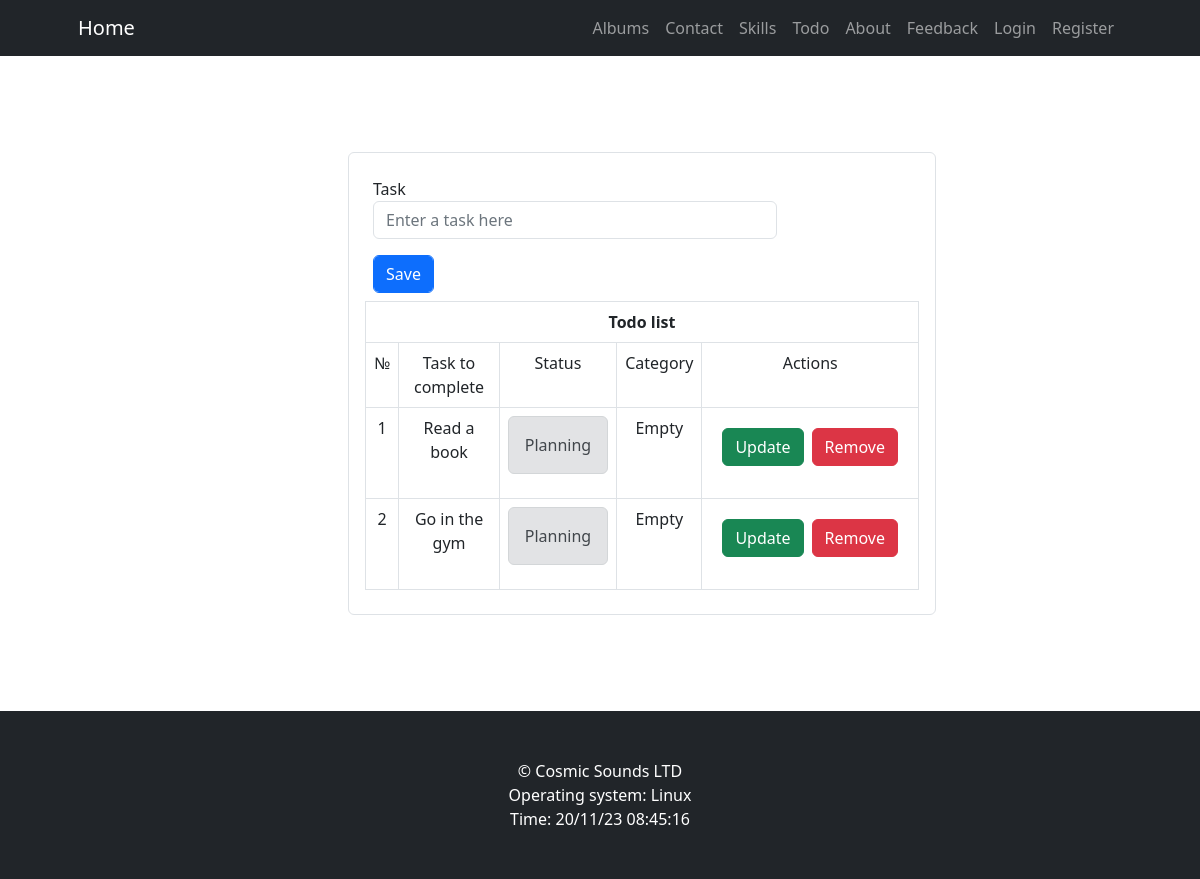
Screenshot of /todo with the database file from the repository.
### app/helpers/database.py (models this page shows, shortened)
class HandleTodos(Todo):
    def show(self):
        todos = db.session.query(Todo)
        return todos

### app/views.py (the view)
@app.route("/todo")
def todo_list():
    title = "Todo list"
    form = TodoForm()
    handle = database.HandleTodos()
    todo = handle.show()
    return render_template("todo.html", title=title, form=form, todo=todo)

### app/forms.py
class TodoForm(FlaskForm):
    task = StringField("Task", validators=[DataRequired(), Length(min=4, max=20)], render_kw={"placeholder": "Enter a task here"})
    save = SubmitField("Save")

### app/views.py (called while the page is built)
@app.context_processor
def base():
    now = datetime.datetime.now()
    time = now.strftime("%d/%m/%y %H:%M:%S")
    menu = [
        {"text": "Albums", "link": url_for("albums")},
        {"text": "Contact", "link": url_for("contact")},
        {"text": "Skills", "link": url_for("skills")},
        {"text": "Todo", "link": url_for("todo_list")},
        {"text": "About", "link": url_for("about")},
        {"text": "Feedback", "link": url_for("feedback")},
        {"text": "Login", "link": url_for("login")},
        {"text": "Register", "link": url_for("register")},
    ]
    return dict(
        platform=platform,
        time=time,
        menu=menu)

### app/templates/todo.html (shortened to what this page needs)
{% extends "base.html" %}
{% import "_fields.html" as field %}
{% block content %}
<div class="container mx-auto p-3">
    <div class="col-md-7 offset-md-3 border rounded p-3">
        <form action="{{ url_for('add_todo') }}" method="post">
            {{ field.todo_form(form) }}
        </form>
        <div class="table-responsive">
            <table aria-describedby="todo" class="table table-bordered mb-2">
                <thead>
                    <th colspan="5" class="text-center">
                        Todo list
                    </th>
                </thead>
                <tr class="text-center">
                    <td>№</td>
                    <td>Task to complete</td>
                    <td>Status</td>
                    <td>Category</td>
                    <td>Actions</td>
                </tr>
                {% for task in todo %}
                <tr class="container text-center">
                    <td>{{ task.id }}</td>
                    <td>{{ task.task }}</td>
                    <td>
                        {% if task.status != "Completed" %}
                        <div class="alert alert-secondary">{{ task.status }}</div>
                        {% else %}
                        <div class="alert alert-success">{{ task.status }}</div>
                        {% endif %}
                    </td>
                    <td>{{ task.category }}</td>
                    <td>
                        <div class="d-flex p-2">
                            <form action="{{ url_for('update_todo', id=task.id) }}" method="post" class="p-1">
                                <input type="submit" value="Update" class="btn btn-success">
                            </form>
                            <form action="{{ url_for('remove_todo', id=task.id) }}" method="post" class="p-1">
                                <input type="submit" value="Remove" class="btn btn-danger">
                            </form>
                        </div>
                    </td>
                </tr>
                {% endfor %}
            </table>
        </div>
    </div>
</div>
{% endblock %}

### app/static/css/styles.css (style rules this page uses)
:root { --title: 40px; --content: 20px; }

### rows the page displays
HandleTodos: id "1", task "Read a book", status "Planning", category "Empty"
HandleTodos: id "2", task "Go in the gym", status "Planning", category "Empty"

### other values shown
{{ item.text }} "Albums" "Contact" "Skills" "Todo" "About" "Feedback" "Login" "Register"
{{ platform.system() }} "Linux"
